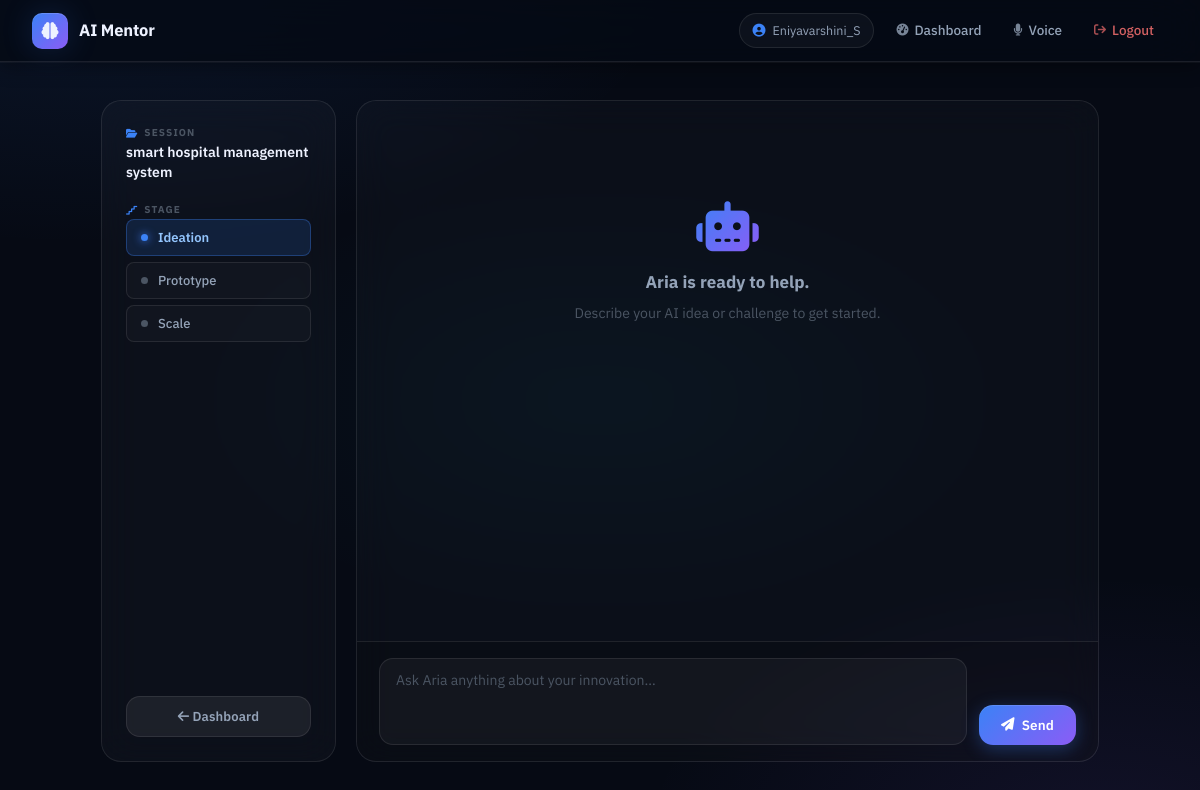
Screenshot of /mentor/chat/4 (signed in) with the database file from the repository.
### models.py (models this page shows, shortened)
class User(UserMixin, db.Model):
    __tablename__ = "users"
    id = db.Column(db.Integer, primary_key=True)
    username = db.Column(db.String(64), unique=True, nullable=False)
    email = db.Column(db.String(120), unique=True, nullable=False)
    password_hash = db.Column(db.String(256), nullable=False)
    created_at = db.Column(db.DateTime, default=datetime.utcnow)
    sessions = db.relationship("MentorSession", back_populates="user", lazy="dynamic")

class MentorSession(db.Model):
    __tablename__ = "mentor_sessions"
    id = db.Column(db.Integer, primary_key=True)
    title = db.Column(db.String(200), nullable=False, default="Untitled Session")
    stage = db.Column(db.String(50), nullable=False, default="ideation")  # ideation | prototype | scale
    created_at = db.Column(db.DateTime, default=datetime.utcnow)
    updated_at = db.Column(db.DateTime, default=datetime.utcnow, onupdate=datetime.utcnow)
    user_id = db.Column(db.Integer, db.ForeignKey("users.id"), nullable=False)
    user = db.relationship("User", back_populates="sessions")
    messages = db.relationship("Message", back_populates="session", lazy="dynamic", cascade="all, delete-orphan")

### routes/mentor.py (the view)
@mentor_bp.route("/chat/<int:session_id>")
@login_required
def chat(session_id):
    session = MentorSession.query.get_or_404(session_id)
    if session.user_id != current_user.id:
        abort(403)
    messages = session.messages.order_by(Message.created_at.asc()).all()
    return render_template("mentor/chat.html", session=session, messages=messages)

### user_loader.py (called while the page is built)
@login_manager.user_loader
def load_user(user_id: str):
    return db.session.get(User, int(user_id))

### templates/mentor/chat.html (shortened to what this page needs)
{% extends "base.html" %}
{% block content %}
<div class="chat-layout">
  <aside class="chat-sidebar">
    <div>
      <h3><i class="fa-solid fa-folder-open"></i> Session</h3>
      <p class="session-name">{{ session.title }}</p>
    </div>
    <div>
      <h4><i class="fa-solid fa-stairs"></i> Stage</h4>
      <div class="stage-selector">
        {% for stage in ['ideation', 'prototype', 'scale'] %}
          <button class="stage-btn {% if session.stage == stage %}active{% endif %}"
                  data-stage="{{ stage }}"
                  onclick="setStage('{{ stage }}')">
            {{ stage | capitalize }}
          </button>
        {% endfor %}
      </div>
    </div>
    <a href="{{ url_for('dashboard.index') }}" class="btn btn-secondary sidebar-back">
      <i class="fa-solid fa-arrow-left"></i> Dashboard
    </a>
  </aside>
  <div class="chat-main">
    <div id="chat-messages" class="chat-messages">
      {% if not messages %}
        <div class="chat-welcome">
          <div class="chat-welcome-icon"><i class="fa-solid fa-robot"></i></div>
          <strong>Aria is ready to help.</strong>
          <p>Describe your AI idea or challenge to get started.</p>
        </div>
      {% endif %}
    </div>
    <form id="chat-form" class="chat-form">
      <textarea id="chat-input" name="message" rows="3"
                placeholder="Ask Aria anything about your innovation…"></textarea>
      <button type="submit" id="send-btn" class="btn btn-primary">
        <i class="fa-solid fa-paper-plane"></i> Send
      </button>
    </form>
  </div>
</div>
{% endblock %}

### templates/base.html (shortened to what this page needs)
<!DOCTYPE html>
<html lang="en">
<head>
  <link rel="stylesheet" href="{{ url_for('static', filename='css/main.css') }}" />
  <link rel="stylesheet" href="https://cdnjs.cloudflare.com/ajax/libs/font-awesome/6.5.0/css/all.min.css" />
</head>
<body>
  <nav class="navbar">
    <a class="brand" href="{{ url_for('dashboard.index') }}">
      <span class="brand-icon"><i class="fa-solid fa-brain"></i></span>
      <span class="brand-text">AI Mentor</span>
    </a>
    <div class="nav-links">
      {% if current_user.is_authenticated %}
        <span class="nav-user">
          <i class="fa-solid fa-circle-user"></i>
          {{ current_user.username }}
        </span>
        <a href="{{ url_for('dashboard.index') }}">
          <i class="fa-solid fa-gauge-high"></i>
          <span>Dashboard</span>
        </a>
        <a href="{{ url_for('voice.index') }}">
          <i class="fa-solid fa-microphone"></i>
          <span>Voice</span>
        </a>
        <a href="{{ url_for('auth.logout') }}" class="nav-logout">
          <i class="fa-solid fa-arrow-right-from-bracket"></i>
          <span>Logout</span>
        </a>
      {% endif %}
    </div>
  </nav>
  <main class="container">
    {% block content %}{% endblock %}
  </main>
</body>
</html>

### rows the page displays
User: username "Eniyavarshini_S"
MentorSession: title "smart hospital management system"

### other values shown
{{ stage | capitalize }} "Ideation" "Prototype" "Scale"
